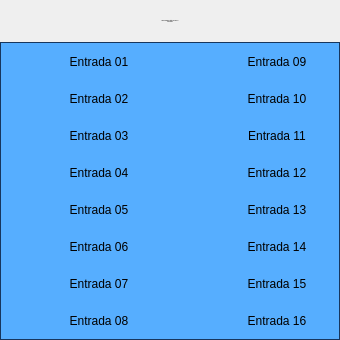
<?xml version="1.0" encoding="UTF-8"?>
<ui version="4.0">
 <class>Form</class>
 <widget class="QWidget" name="Form">
  <property name="geometry">
   <rect>
    <x>0</x>
    <y>0</y>
    <width>340</width>
    <height>340</height>
   </rect>
  </property>
  <property name="sizePolicy">
   <sizepolicy hsizetype="Fixed" vsizetype="Fixed">
    <horstretch>0</horstretch>
    <verstretch>0</verstretch>
   </sizepolicy>
  </property>
  <property name="minimumSize">
   <size>
    <width>340</width>
    <height>340</height>
   </size>
  </property>
  <property name="maximumSize">
   <size>
    <width>340</width>
    <height>340</height>
   </size>
  </property>
  <property name="windowTitle">
   <string>Cartão 5069-IB16 01 Controladora</string>
  </property>
  <layout class="QVBoxLayout" name="verticalLayout">
   <property name="spacing">
    <number>0</number>
   </property>
   <property name="leftMargin">
    <number>0</number>
   </property>
   <property name="topMargin">
    <number>0</number>
   </property>
   <property name="rightMargin">
    <number>0</number>
   </property>
   <property name="bottomMargin">
    <number>0</number>
   </property>
   <item>
    <layout class="QVBoxLayout" name="verticalLayout_2">
     <property name="spacing">
      <number>0</number>
     </property>
     <item>
      <widget class="PyDMLabel" name="PyDMLabel_17">
       <property name="font">
        <font>
         <pointsize>-1</pointsize>
        </font>
       </property>
       <property name="toolTip">
        <string/>
       </property>
       <property name="styleSheet">
        <string notr="true">PyDMLabel {
 qproperty-alignment: AlignCenter;
 border: 1px solid #FF17365D;
 background-color: #FF17365D;
 color: rgb(255, 255, 255);
 min-height: 45px;
 max-height: 45px;
 font-size: 14px;
}
</string>
       </property>
       <property name="text">
        <string>Falhas Hardware Cartão 5069-IB16 01
Controladora</string>
       </property>
       <property name="alignment">
        <set>Qt::AlignCenter</set>
       </property>
      </widget>
     </item>
     <item>
      <widget class="QFrame" name="frame">
       <property name="styleSheet">
        <string notr="true">QFrame#frame{
     border: 1px solid #FF17365D;
	 background-color: #56aeff;
}

PyDMByteIndicator {
  min-height: 1.50em;
  max-height: 1.50em;
  min-width: 1.50em;
}
</string>
       </property>
       <property name="frameShape">
        <enum>QFrame::StyledPanel</enum>
       </property>
       <property name="frameShadow">
        <enum>QFrame::Raised</enum>
       </property>
       <layout class="QVBoxLayout" name="verticalLayout_3">
        <property name="spacing">
         <number>0</number>
        </property>
        <property name="leftMargin">
         <number>0</number>
        </property>
        <property name="topMargin">
         <number>0</number>
        </property>
        <property name="rightMargin">
         <number>0</number>
        </property>
        <property name="bottomMargin">
         <number>0</number>
        </property>
        <item>
         <layout class="QGridLayout" name="gridLayout">
          <property name="leftMargin">
           <number>5</number>
          </property>
          <property name="topMargin">
           <number>5</number>
          </property>
          <property name="rightMargin">
           <number>5</number>
          </property>
          <property name="bottomMargin">
           <number>5</number>
          </property>
          <property name="horizontalSpacing">
           <number>5</number>
          </property>
          <property name="verticalSpacing">
           <number>10</number>
          </property>
          <item row="1" column="1">
           <widget class="PyDMLabel" name="PyDMLabel_2">
            <property name="sizePolicy">
             <sizepolicy hsizetype="Fixed" vsizetype="Fixed">
              <horstretch>0</horstretch>
              <verstretch>0</verstretch>
             </sizepolicy>
            </property>
            <property name="minimumSize">
             <size>
              <width>100</width>
              <height>25</height>
             </size>
            </property>
            <property name="maximumSize">
             <size>
              <width>100</width>
              <height>25</height>
             </size>
            </property>
            <property name="toolTip">
             <string/>
            </property>
            <property name="text">
             <string>Entrada 02</string>
            </property>
            <property name="alignment">
             <set>Qt::AlignCenter</set>
            </property>
           </widget>
          </item>
          <item row="4" column="0">
           <widget class="PyDMByteIndicator" name="PyDMByteIndicator_5">
            <property name="sizePolicy">
             <sizepolicy hsizetype="Fixed" vsizetype="Fixed">
              <horstretch>0</horstretch>
              <verstretch>0</verstretch>
             </sizepolicy>
            </property>
            <property name="minimumSize">
             <size>
              <width>27</width>
              <height>27</height>
             </size>
            </property>
            <property name="maximumSize">
             <size>
              <width>30</width>
              <height>27</height>
             </size>
            </property>
            <property name="toolTip">
             <string/>
            </property>
            <property name="channel" stdset="0">
             <string>ca://RA-RaSIA02:RF-IntlkCtrl:InDig04-Mon.VAL</string>
            </property>
            <property name="onColor" stdset="0">
             <color>
              <red>255</red>
              <green>0</green>
              <blue>0</blue>
             </color>
            </property>
            <property name="offColor" stdset="0">
             <color>
              <red>0</red>
              <green>255</green>
              <blue>0</blue>
             </color>
            </property>
            <property name="showLabels" stdset="0">
             <bool>false</bool>
            </property>
            <property name="circles" stdset="0">
             <bool>true</bool>
            </property>
           </widget>
          </item>
          <item row="1" column="4">
           <widget class="PyDMLabel" name="PyDMLabel_10">
            <property name="sizePolicy">
             <sizepolicy hsizetype="Fixed" vsizetype="Fixed">
              <horstretch>0</horstretch>
              <verstretch>0</verstretch>
             </sizepolicy>
            </property>
            <property name="minimumSize">
             <size>
              <width>100</width>
              <height>25</height>
             </size>
            </property>
            <property name="maximumSize">
             <size>
              <width>100</width>
              <height>25</height>
             </size>
            </property>
            <property name="toolTip">
             <string/>
            </property>
            <property name="text">
             <string>Entrada 10</string>
            </property>
            <property name="alignment">
             <set>Qt::AlignCenter</set>
            </property>
           </widget>
          </item>
          <item row="0" column="3">
           <widget class="PyDMByteIndicator" name="PyDMByteIndicator_9">
            <property name="sizePolicy">
             <sizepolicy hsizetype="Fixed" vsizetype="Fixed">
              <horstretch>0</horstretch>
              <verstretch>0</verstretch>
             </sizepolicy>
            </property>
            <property name="minimumSize">
             <size>
              <width>27</width>
              <height>27</height>
             </size>
            </property>
            <property name="maximumSize">
             <size>
              <width>30</width>
              <height>27</height>
             </size>
            </property>
            <property name="toolTip">
             <string/>
            </property>
            <property name="alarmSensitiveContent" stdset="0">
             <bool>false</bool>
            </property>
            <property name="alarmSensitiveBorder" stdset="0">
             <bool>true</bool>
            </property>
            <property name="PyDMToolTip" stdset="0">
             <string/>
            </property>
            <property name="channel" stdset="0">
             <string>ca://RA-RaSIA02:RF-IntlkCtrl:InDig08-Mon.VAL</string>
            </property>
            <property name="onColor" stdset="0">
             <color>
              <red>255</red>
              <green>0</green>
              <blue>0</blue>
             </color>
            </property>
            <property name="offColor" stdset="0">
             <color>
              <red>0</red>
              <green>255</green>
              <blue>0</blue>
             </color>
            </property>
            <property name="showLabels" stdset="0">
             <bool>false</bool>
            </property>
            <property name="bigEndian" stdset="0">
             <bool>false</bool>
            </property>
            <property name="circles" stdset="0">
             <bool>true</bool>
            </property>
            <property name="numBits" stdset="0">
             <number>1</number>
            </property>
            <property name="shift" stdset="0">
             <number>0</number>
            </property>
            <property name="labels" stdset="0">
             <stringlist>
              <string>Bit 0</string>
             </stringlist>
            </property>
           </widget>
          </item>
          <item row="3" column="0">
           <widget class="PyDMByteIndicator" name="PyDMByteIndicator_4">
            <property name="sizePolicy">
             <sizepolicy hsizetype="Fixed" vsizetype="Fixed">
              <horstretch>0</horstretch>
              <verstretch>0</verstretch>
             </sizepolicy>
            </property>
            <property name="minimumSize">
             <size>
              <width>27</width>
              <height>27</height>
             </size>
            </property>
            <property name="maximumSize">
             <size>
              <width>30</width>
              <height>27</height>
             </size>
            </property>
            <property name="toolTip">
             <string/>
            </property>
            <property name="channel" stdset="0">
             <string>ca://RA-RaSIA02:RF-IntlkCtrl:InDig03-Mon.VAL</string>
            </property>
            <property name="onColor" stdset="0">
             <color>
              <red>255</red>
              <green>0</green>
              <blue>0</blue>
             </color>
            </property>
            <property name="offColor" stdset="0">
             <color>
              <red>0</red>
              <green>255</green>
              <blue>0</blue>
             </color>
            </property>
            <property name="showLabels" stdset="0">
             <bool>false</bool>
            </property>
            <property name="circles" stdset="0">
             <bool>true</bool>
            </property>
           </widget>
          </item>
          <item row="3" column="1">
           <widget class="PyDMLabel" name="PyDMLabel_4">
            <property name="sizePolicy">
             <sizepolicy hsizetype="Fixed" vsizetype="Fixed">
              <horstretch>0</horstretch>
              <verstretch>0</verstretch>
             </sizepolicy>
            </property>
            <property name="minimumSize">
             <size>
              <width>100</width>
              <height>25</height>
             </size>
            </property>
            <property name="maximumSize">
             <size>
              <width>100</width>
              <height>25</height>
             </size>
            </property>
            <property name="toolTip">
             <string/>
            </property>
            <property name="text">
             <string>Entrada 04</string>
            </property>
            <property name="alignment">
             <set>Qt::AlignCenter</set>
            </property>
           </widget>
          </item>
          <item row="7" column="0">
           <widget class="PyDMByteIndicator" name="PyDMByteIndicator_8">
            <property name="sizePolicy">
             <sizepolicy hsizetype="Fixed" vsizetype="Fixed">
              <horstretch>0</horstretch>
              <verstretch>0</verstretch>
             </sizepolicy>
            </property>
            <property name="minimumSize">
             <size>
              <width>27</width>
              <height>27</height>
             </size>
            </property>
            <property name="maximumSize">
             <size>
              <width>30</width>
              <height>27</height>
             </size>
            </property>
            <property name="toolTip">
             <string/>
            </property>
            <property name="channel" stdset="0">
             <string>ca://RA-RaSIA02:RF-IntlkCtrl:InDig07-Mon.VAL</string>
            </property>
            <property name="onColor" stdset="0">
             <color>
              <red>255</red>
              <green>0</green>
              <blue>0</blue>
             </color>
            </property>
            <property name="offColor" stdset="0">
             <color>
              <red>0</red>
              <green>255</green>
              <blue>0</blue>
             </color>
            </property>
            <property name="showLabels" stdset="0">
             <bool>false</bool>
            </property>
            <property name="circles" stdset="0">
             <bool>true</bool>
            </property>
           </widget>
          </item>
          <item row="0" column="2" rowspan="8">
           <spacer name="verticalSpacer">
            <property name="orientation">
             <enum>Qt::Vertical</enum>
            </property>
            <property name="sizeHint" stdset="0">
             <size>
              <width>30</width>
              <height>40</height>
             </size>
            </property>
           </spacer>
          </item>
          <item row="3" column="3">
           <widget class="PyDMByteIndicator" name="PyDMByteIndicator_12">
            <property name="sizePolicy">
             <sizepolicy hsizetype="Fixed" vsizetype="Fixed">
              <horstretch>0</horstretch>
              <verstretch>0</verstretch>
             </sizepolicy>
            </property>
            <property name="minimumSize">
             <size>
              <width>27</width>
              <height>27</height>
             </size>
            </property>
            <property name="maximumSize">
             <size>
              <width>30</width>
              <height>27</height>
             </size>
            </property>
            <property name="toolTip">
             <string/>
            </property>
            <property name="channel" stdset="0">
             <string>ca://RA-RaSIA02:RF-IntlkCtrl:InDig11-Mon.VAL</string>
            </property>
            <property name="onColor" stdset="0">
             <color>
              <red>255</red>
              <green>0</green>
              <blue>0</blue>
             </color>
            </property>
            <property name="offColor" stdset="0">
             <color>
              <red>0</red>
              <green>255</green>
              <blue>0</blue>
             </color>
            </property>
            <property name="showLabels" stdset="0">
             <bool>false</bool>
            </property>
            <property name="circles" stdset="0">
             <bool>true</bool>
            </property>
           </widget>
          </item>
          <item row="1" column="3">
           <widget class="PyDMByteIndicator" name="PyDMByteIndicator_10">
            <property name="sizePolicy">
             <sizepolicy hsizetype="Fixed" vsizetype="Fixed">
              <horstretch>0</horstretch>
              <verstretch>0</verstretch>
             </sizepolicy>
            </property>
            <property name="minimumSize">
             <size>
              <width>27</width>
              <height>27</height>
             </size>
            </property>
            <property name="maximumSize">
             <size>
              <width>30</width>
              <height>27</height>
             </size>
            </property>
            <property name="toolTip">
             <string/>
            </property>
            <property name="channel" stdset="0">
             <string>ca://RA-RaSIA02:RF-IntlkCtrl:InDig09-Mon.VAL</string>
            </property>
            <property name="onColor" stdset="0">
             <color>
              <red>255</red>
              <green>0</green>
              <blue>0</blue>
             </color>
            </property>
            <property name="offColor" stdset="0">
             <color>
              <red>0</red>
              <green>255</green>
              <blue>0</blue>
             </color>
            </property>
            <property name="showLabels" stdset="0">
             <bool>false</bool>
            </property>
            <property name="circles" stdset="0">
             <bool>true</bool>
            </property>
           </widget>
          </item>
          <item row="0" column="0">
           <widget class="PyDMByteIndicator" name="PyDMByteIndicator">
            <property name="sizePolicy">
             <sizepolicy hsizetype="Fixed" vsizetype="Fixed">
              <horstretch>0</horstretch>
              <verstretch>0</verstretch>
             </sizepolicy>
            </property>
            <property name="minimumSize">
             <size>
              <width>27</width>
              <height>27</height>
             </size>
            </property>
            <property name="maximumSize">
             <size>
              <width>30</width>
              <height>27</height>
             </size>
            </property>
            <property name="toolTip">
             <string/>
            </property>
            <property name="channel" stdset="0">
             <string>ca://RA-RaSIA02:RF-IntlkCtrl:InDig00-Mon.VAL</string>
            </property>
            <property name="onColor" stdset="0">
             <color>
              <red>255</red>
              <green>0</green>
              <blue>0</blue>
             </color>
            </property>
            <property name="offColor" stdset="0">
             <color>
              <red>0</red>
              <green>255</green>
              <blue>0</blue>
             </color>
            </property>
            <property name="showLabels" stdset="0">
             <bool>false</bool>
            </property>
            <property name="circles" stdset="0">
             <bool>true</bool>
            </property>
            <property name="labelPosition" stdset="0">
             <enum>QTabWidget::East</enum>
            </property>
           </widget>
          </item>
          <item row="6" column="4">
           <widget class="PyDMLabel" name="PyDMLabel_15">
            <property name="sizePolicy">
             <sizepolicy hsizetype="Fixed" vsizetype="Fixed">
              <horstretch>0</horstretch>
              <verstretch>0</verstretch>
             </sizepolicy>
            </property>
            <property name="minimumSize">
             <size>
              <width>100</width>
              <height>25</height>
             </size>
            </property>
            <property name="maximumSize">
             <size>
              <width>100</width>
              <height>25</height>
             </size>
            </property>
            <property name="toolTip">
             <string/>
            </property>
            <property name="text">
             <string>Entrada 15</string>
            </property>
            <property name="alignment">
             <set>Qt::AlignCenter</set>
            </property>
           </widget>
          </item>
          <item row="6" column="1">
           <widget class="PyDMLabel" name="PyDMLabel_7">
            <property name="sizePolicy">
             <sizepolicy hsizetype="Fixed" vsizetype="Fixed">
              <horstretch>0</horstretch>
              <verstretch>0</verstretch>
             </sizepolicy>
            </property>
            <property name="minimumSize">
             <size>
              <width>100</width>
              <height>25</height>
             </size>
            </property>
            <property name="maximumSize">
             <size>
              <width>100</width>
              <height>25</height>
             </size>
            </property>
            <property name="toolTip">
             <string/>
            </property>
            <property name="text">
             <string>Entrada 07</string>
            </property>
            <property name="alignment">
             <set>Qt::AlignCenter</set>
            </property>
           </widget>
          </item>
          <item row="0" column="4">
           <widget class="PyDMLabel" name="PyDMLabel_9">
            <property name="sizePolicy">
             <sizepolicy hsizetype="Fixed" vsizetype="Fixed">
              <horstretch>0</horstretch>
              <verstretch>0</verstretch>
             </sizepolicy>
            </property>
            <property name="minimumSize">
             <size>
              <width>100</width>
              <height>25</height>
             </size>
            </property>
            <property name="maximumSize">
             <size>
              <width>100</width>
              <height>25</height>
             </size>
            </property>
            <property name="toolTip">
             <string/>
            </property>
            <property name="text">
             <string>Entrada 09</string>
            </property>
            <property name="alignment">
             <set>Qt::AlignCenter</set>
            </property>
           </widget>
          </item>
          <item row="2" column="4">
           <widget class="PyDMLabel" name="PyDMLabel_11">
            <property name="sizePolicy">
             <sizepolicy hsizetype="Fixed" vsizetype="Fixed">
              <horstretch>0</horstretch>
              <verstretch>0</verstretch>
             </sizepolicy>
            </property>
            <property name="minimumSize">
             <size>
              <width>100</width>
              <height>25</height>
             </size>
            </property>
            <property name="maximumSize">
             <size>
              <width>100</width>
              <height>25</height>
             </size>
            </property>
            <property name="toolTip">
             <string/>
            </property>
            <property name="text">
             <string>Entrada 11</string>
            </property>
            <property name="alignment">
             <set>Qt::AlignCenter</set>
            </property>
           </widget>
          </item>
          <item row="5" column="1">
           <widget class="PyDMLabel" name="PyDMLabel_6">
            <property name="sizePolicy">
             <sizepolicy hsizetype="Fixed" vsizetype="Fixed">
              <horstretch>0</horstretch>
              <verstretch>0</verstretch>
             </sizepolicy>
            </property>
            <property name="minimumSize">
             <size>
              <width>100</width>
              <height>25</height>
             </size>
            </property>
            <property name="maximumSize">
             <size>
              <width>100</width>
              <height>25</height>
             </size>
            </property>
            <property name="toolTip">
             <string/>
            </property>
            <property name="text">
             <string>Entrada 06</string>
            </property>
            <property name="alignment">
             <set>Qt::AlignCenter</set>
            </property>
           </widget>
          </item>
          <item row="1" column="0">
           <widget class="PyDMByteIndicator" name="PyDMByteIndicator_2">
            <property name="sizePolicy">
             <sizepolicy hsizetype="Fixed" vsizetype="Fixed">
              <horstretch>0</horstretch>
              <verstretch>0</verstretch>
             </sizepolicy>
            </property>
            <property name="minimumSize">
             <size>
              <width>27</width>
              <height>27</height>
             </size>
            </property>
            <property name="maximumSize">
             <size>
              <width>30</width>
              <height>27</height>
             </size>
            </property>
            <property name="toolTip">
             <string/>
            </property>
            <property name="channel" stdset="0">
             <string>ca://RA-RaSIA02:RF-IntlkCtrl:InDig01-Mon.VAL</string>
            </property>
            <property name="onColor" stdset="0">
             <color>
              <red>255</red>
              <green>0</green>
              <blue>0</blue>
             </color>
            </property>
            <property name="offColor" stdset="0">
             <color>
              <red>0</red>
              <green>255</green>
              <blue>0</blue>
             </color>
            </property>
            <property name="showLabels" stdset="0">
             <bool>false</bool>
            </property>
            <property name="circles" stdset="0">
             <bool>true</bool>
            </property>
           </widget>
          </item>
          <item row="0" column="1">
           <widget class="PyDMLabel" name="PyDMLabel">
            <property name="sizePolicy">
             <sizepolicy hsizetype="Fixed" vsizetype="Fixed">
              <horstretch>0</horstretch>
              <verstretch>0</verstretch>
             </sizepolicy>
            </property>
            <property name="minimumSize">
             <size>
              <width>100</width>
              <height>25</height>
             </size>
            </property>
            <property name="maximumSize">
             <size>
              <width>100</width>
              <height>25</height>
             </size>
            </property>
            <property name="toolTip">
             <string/>
            </property>
            <property name="text">
             <string>Entrada 01</string>
            </property>
            <property name="alignment">
             <set>Qt::AlignCenter</set>
            </property>
            <property name="channel" stdset="0">
             <string/>
            </property>
           </widget>
          </item>
          <item row="6" column="0">
           <widget class="PyDMByteIndicator" name="PyDMByteIndicator_7">
            <property name="sizePolicy">
             <sizepolicy hsizetype="Fixed" vsizetype="Fixed">
              <horstretch>0</horstretch>
              <verstretch>0</verstretch>
             </sizepolicy>
            </property>
            <property name="minimumSize">
             <size>
              <width>27</width>
              <height>27</height>
             </size>
            </property>
            <property name="maximumSize">
             <size>
              <width>30</width>
              <height>27</height>
             </size>
            </property>
            <property name="toolTip">
             <string/>
            </property>
            <property name="channel" stdset="0">
             <string>ca://RA-RaSIA02:RF-IntlkCtrl:InDig06-Mon.VAL</string>
            </property>
            <property name="onColor" stdset="0">
             <color>
              <red>255</red>
              <green>0</green>
              <blue>0</blue>
             </color>
            </property>
            <property name="offColor" stdset="0">
             <color>
              <red>0</red>
              <green>255</green>
              <blue>0</blue>
             </color>
            </property>
            <property name="orientation" stdset="0">
             <enum>Qt::Vertical</enum>
            </property>
            <property name="showLabels" stdset="0">
             <bool>false</bool>
            </property>
            <property name="circles" stdset="0">
             <bool>true</bool>
            </property>
           </widget>
          </item>
          <item row="4" column="1">
           <widget class="PyDMLabel" name="PyDMLabel_5">
            <property name="sizePolicy">
             <sizepolicy hsizetype="Fixed" vsizetype="Fixed">
              <horstretch>0</horstretch>
              <verstretch>0</verstretch>
             </sizepolicy>
            </property>
            <property name="minimumSize">
             <size>
              <width>100</width>
              <height>25</height>
             </size>
            </property>
            <property name="maximumSize">
             <size>
              <width>100</width>
              <height>25</height>
             </size>
            </property>
            <property name="toolTip">
             <string/>
            </property>
            <property name="text">
             <string>Entrada 05</string>
            </property>
            <property name="alignment">
             <set>Qt::AlignCenter</set>
            </property>
           </widget>
          </item>
          <item row="3" column="4">
           <widget class="PyDMLabel" name="PyDMLabel_12">
            <property name="sizePolicy">
             <sizepolicy hsizetype="Fixed" vsizetype="Fixed">
              <horstretch>0</horstretch>
              <verstretch>0</verstretch>
             </sizepolicy>
            </property>
            <property name="minimumSize">
             <size>
              <width>100</width>
              <height>25</height>
             </size>
            </property>
            <property name="maximumSize">
             <size>
              <width>100</width>
              <height>25</height>
             </size>
            </property>
            <property name="toolTip">
             <string/>
            </property>
            <property name="text">
             <string>Entrada 12</string>
            </property>
            <property name="alignment">
             <set>Qt::AlignCenter</set>
            </property>
           </widget>
          </item>
          <item row="2" column="3">
           <widget class="PyDMByteIndicator" name="PyDMByteIndicator_11">
            <property name="sizePolicy">
             <sizepolicy hsizetype="Fixed" vsizetype="Fixed">
              <horstretch>0</horstretch>
              <verstretch>0</verstretch>
             </sizepolicy>
            </property>
            <property name="minimumSize">
             <size>
              <width>27</width>
              <height>27</height>
             </size>
            </property>
            <property name="maximumSize">
             <size>
              <width>30</width>
              <height>27</height>
             </size>
            </property>
            <property name="toolTip">
             <string/>
            </property>
            <property name="channel" stdset="0">
             <string>ca://RA-RaSIA02:RF-IntlkCtrl:InDig10-Mon.VAL</string>
            </property>
            <property name="onColor" stdset="0">
             <color>
              <red>255</red>
              <green>0</green>
              <blue>0</blue>
             </color>
            </property>
            <property name="offColor" stdset="0">
             <color>
              <red>0</red>
              <green>255</green>
              <blue>0</blue>
             </color>
            </property>
            <property name="showLabels" stdset="0">
             <bool>false</bool>
            </property>
            <property name="circles" stdset="0">
             <bool>true</bool>
            </property>
           </widget>
          </item>
          <item row="2" column="0">
           <widget class="PyDMByteIndicator" name="PyDMByteIndicator_3">
            <property name="sizePolicy">
             <sizepolicy hsizetype="Fixed" vsizetype="Fixed">
              <horstretch>0</horstretch>
              <verstretch>0</verstretch>
             </sizepolicy>
            </property>
            <property name="minimumSize">
             <size>
              <width>27</width>
              <height>27</height>
             </size>
            </property>
            <property name="maximumSize">
             <size>
              <width>30</width>
              <height>27</height>
             </size>
            </property>
            <property name="toolTip">
             <string/>
            </property>
            <property name="channel" stdset="0">
             <string>ca://RA-RaSIA02:RF-IntlkCtrl:InDig02-Mon.VAL</string>
            </property>
            <property name="onColor" stdset="0">
             <color>
              <red>255</red>
              <green>0</green>
              <blue>0</blue>
             </color>
            </property>
            <property name="offColor" stdset="0">
             <color>
              <red>0</red>
              <green>255</green>
              <blue>0</blue>
             </color>
            </property>
            <property name="showLabels" stdset="0">
             <bool>false</bool>
            </property>
            <property name="circles" stdset="0">
             <bool>true</bool>
            </property>
           </widget>
          </item>
          <item row="4" column="3">
           <widget class="PyDMByteIndicator" name="PyDMByteIndicator_13">
            <property name="sizePolicy">
             <sizepolicy hsizetype="Fixed" vsizetype="Fixed">
              <horstretch>0</horstretch>
              <verstretch>0</verstretch>
             </sizepolicy>
            </property>
            <property name="minimumSize">
             <size>
              <width>27</width>
              <height>27</height>
             </size>
            </property>
            <property name="maximumSize">
             <size>
              <width>30</width>
              <height>27</height>
             </size>
            </property>
            <property name="toolTip">
             <string/>
            </property>
            <property name="channel" stdset="0">
             <string>ca://RA-RaSIA02:RF-IntlkCtrl:InDig12-Mon.VAL</string>
            </property>
            <property name="onColor" stdset="0">
             <color>
              <red>255</red>
              <green>0</green>
              <blue>0</blue>
             </color>
            </property>
            <property name="offColor" stdset="0">
             <color>
              <red>0</red>
              <green>255</green>
              <blue>0</blue>
             </color>
            </property>
            <property name="showLabels" stdset="0">
             <bool>false</bool>
            </property>
            <property name="circles" stdset="0">
             <bool>true</bool>
            </property>
           </widget>
          </item>
          <item row="2" column="1">
           <widget class="PyDMLabel" name="PyDMLabel_3">
            <property name="sizePolicy">
             <sizepolicy hsizetype="Fixed" vsizetype="Fixed">
              <horstretch>0</horstretch>
              <verstretch>0</verstretch>
             </sizepolicy>
            </property>
            <property name="minimumSize">
             <size>
              <width>100</width>
              <height>25</height>
             </size>
            </property>
            <property name="maximumSize">
             <size>
              <width>100</width>
              <height>25</height>
             </size>
            </property>
            <property name="toolTip">
             <string/>
            </property>
            <property name="text">
             <string>Entrada 03</string>
            </property>
            <property name="alignment">
             <set>Qt::AlignCenter</set>
            </property>
           </widget>
          </item>
          <item row="5" column="3">
           <widget class="PyDMByteIndicator" name="PyDMByteIndicator_14">
            <property name="sizePolicy">
             <sizepolicy hsizetype="Fixed" vsizetype="Fixed">
              <horstretch>0</horstretch>
              <verstretch>0</verstretch>
             </sizepolicy>
            </property>
            <property name="minimumSize">
             <size>
              <width>27</width>
              <height>27</height>
             </size>
            </property>
            <property name="maximumSize">
             <size>
              <width>30</width>
              <height>27</height>
             </size>
            </property>
            <property name="toolTip">
             <string/>
            </property>
            <property name="channel" stdset="0">
             <string>ca://RA-RaSIA02:RF-IntlkCtrl:InDig13-Mon.VAL</string>
            </property>
            <property name="onColor" stdset="0">
             <color>
              <red>255</red>
              <green>0</green>
              <blue>0</blue>
             </color>
            </property>
            <property name="offColor" stdset="0">
             <color>
              <red>0</red>
              <green>255</green>
              <blue>0</blue>
             </color>
            </property>
            <property name="showLabels" stdset="0">
             <bool>false</bool>
            </property>
            <property name="circles" stdset="0">
             <bool>true</bool>
            </property>
           </widget>
          </item>
          <item row="7" column="3">
           <widget class="PyDMByteIndicator" name="PyDMByteIndicator_16">
            <property name="sizePolicy">
             <sizepolicy hsizetype="Fixed" vsizetype="Fixed">
              <horstretch>0</horstretch>
              <verstretch>0</verstretch>
             </sizepolicy>
            </property>
            <property name="minimumSize">
             <size>
              <width>27</width>
              <height>27</height>
             </size>
            </property>
            <property name="maximumSize">
             <size>
              <width>30</width>
              <height>27</height>
             </size>
            </property>
            <property name="toolTip">
             <string/>
            </property>
            <property name="channel" stdset="0">
             <string>ca://RA-RaSIA02:RF-IntlkCtrl:InDig15-Mon.VAL</string>
            </property>
            <property name="onColor" stdset="0">
             <color>
              <red>255</red>
              <green>0</green>
              <blue>0</blue>
             </color>
            </property>
            <property name="offColor" stdset="0">
             <color>
              <red>0</red>
              <green>255</green>
              <blue>0</blue>
             </color>
            </property>
            <property name="showLabels" stdset="0">
             <bool>false</bool>
            </property>
            <property name="circles" stdset="0">
             <bool>true</bool>
            </property>
           </widget>
          </item>
          <item row="6" column="3">
           <widget class="PyDMByteIndicator" name="PyDMByteIndicator_15">
            <property name="sizePolicy">
             <sizepolicy hsizetype="Fixed" vsizetype="Fixed">
              <horstretch>0</horstretch>
              <verstretch>0</verstretch>
             </sizepolicy>
            </property>
            <property name="minimumSize">
             <size>
              <width>27</width>
              <height>27</height>
             </size>
            </property>
            <property name="maximumSize">
             <size>
              <width>30</width>
              <height>27</height>
             </size>
            </property>
            <property name="toolTip">
             <string/>
            </property>
            <property name="channel" stdset="0">
             <string>ca://RA-RaSIA02:RF-IntlkCtrl:InDig14-Mon.VAL</string>
            </property>
            <property name="onColor" stdset="0">
             <color>
              <red>255</red>
              <green>0</green>
              <blue>0</blue>
             </color>
            </property>
            <property name="offColor" stdset="0">
             <color>
              <red>0</red>
              <green>255</green>
              <blue>0</blue>
             </color>
            </property>
            <property name="showLabels" stdset="0">
             <bool>false</bool>
            </property>
            <property name="circles" stdset="0">
             <bool>true</bool>
            </property>
           </widget>
          </item>
          <item row="5" column="0">
           <widget class="PyDMByteIndicator" name="PyDMByteIndicator_6">
            <property name="sizePolicy">
             <sizepolicy hsizetype="Fixed" vsizetype="Fixed">
              <horstretch>0</horstretch>
              <verstretch>0</verstretch>
             </sizepolicy>
            </property>
            <property name="minimumSize">
             <size>
              <width>27</width>
              <height>27</height>
             </size>
            </property>
            <property name="maximumSize">
             <size>
              <width>30</width>
              <height>27</height>
             </size>
            </property>
            <property name="toolTip">
             <string/>
            </property>
            <property name="channel" stdset="0">
             <string>ca://RA-RaSIA02:RF-IntlkCtrl:InDig05-Mon.VAL</string>
            </property>
            <property name="onColor" stdset="0">
             <color>
              <red>255</red>
              <green>0</green>
              <blue>0</blue>
             </color>
            </property>
            <property name="offColor" stdset="0">
             <color>
              <red>0</red>
              <green>255</green>
              <blue>0</blue>
             </color>
            </property>
            <property name="showLabels" stdset="0">
             <bool>false</bool>
            </property>
            <property name="circles" stdset="0">
             <bool>true</bool>
            </property>
           </widget>
          </item>
          <item row="5" column="4">
           <widget class="PyDMLabel" name="PyDMLabel_14">
            <property name="sizePolicy">
             <sizepolicy hsizetype="Fixed" vsizetype="Fixed">
              <horstretch>0</horstretch>
              <verstretch>0</verstretch>
             </sizepolicy>
            </property>
            <property name="minimumSize">
             <size>
              <width>100</width>
              <height>25</height>
             </size>
            </property>
            <property name="maximumSize">
             <size>
              <width>100</width>
              <height>25</height>
             </size>
            </property>
            <property name="toolTip">
             <string/>
            </property>
            <property name="text">
             <string>Entrada 14</string>
            </property>
            <property name="alignment">
             <set>Qt::AlignCenter</set>
            </property>
           </widget>
          </item>
          <item row="7" column="4">
           <widget class="PyDMLabel" name="PyDMLabel_16">
            <property name="sizePolicy">
             <sizepolicy hsizetype="Fixed" vsizetype="Fixed">
              <horstretch>0</horstretch>
              <verstretch>0</verstretch>
             </sizepolicy>
            </property>
            <property name="minimumSize">
             <size>
              <width>100</width>
              <height>25</height>
             </size>
            </property>
            <property name="maximumSize">
             <size>
              <width>100</width>
              <height>25</height>
             </size>
            </property>
            <property name="toolTip">
             <string/>
            </property>
            <property name="text">
             <string>Entrada 16</string>
            </property>
            <property name="alignment">
             <set>Qt::AlignCenter</set>
            </property>
           </widget>
          </item>
          <item row="4" column="4">
           <widget class="PyDMLabel" name="PyDMLabel_13">
            <property name="sizePolicy">
             <sizepolicy hsizetype="Fixed" vsizetype="Fixed">
              <horstretch>0</horstretch>
              <verstretch>0</verstretch>
             </sizepolicy>
            </property>
            <property name="minimumSize">
             <size>
              <width>100</width>
              <height>25</height>
             </size>
            </property>
            <property name="maximumSize">
             <size>
              <width>100</width>
              <height>25</height>
             </size>
            </property>
            <property name="toolTip">
             <string/>
            </property>
            <property name="text">
             <string>Entrada 13</string>
            </property>
            <property name="alignment">
             <set>Qt::AlignCenter</set>
            </property>
           </widget>
          </item>
          <item row="7" column="1">
           <widget class="PyDMLabel" name="PyDMLabel_8">
            <property name="sizePolicy">
             <sizepolicy hsizetype="Fixed" vsizetype="Fixed">
              <horstretch>0</horstretch>
              <verstretch>0</verstretch>
             </sizepolicy>
            </property>
            <property name="minimumSize">
             <size>
              <width>100</width>
              <height>25</height>
             </size>
            </property>
            <property name="maximumSize">
             <size>
              <width>100</width>
              <height>25</height>
             </size>
            </property>
            <property name="toolTip">
             <string/>
            </property>
            <property name="text">
             <string>Entrada 08</string>
            </property>
            <property name="alignment">
             <set>Qt::AlignCenter</set>
            </property>
           </widget>
          </item>
         </layout>
        </item>
       </layout>
      </widget>
     </item>
    </layout>
   </item>
  </layout>
 </widget>
 <customwidgets>
  <customwidget>
   <class>PyDMLabel</class>
   <extends>QLabel</extends>
   <header>pydm.widgets.label</header>
  </customwidget>
  <customwidget>
   <class>PyDMByteIndicator</class>
   <extends>QWidget</extends>
   <header>pydm.widgets.byte</header>
  </customwidget>
 </customwidgets>
 <resources/>
 <connections/>
</ui>
